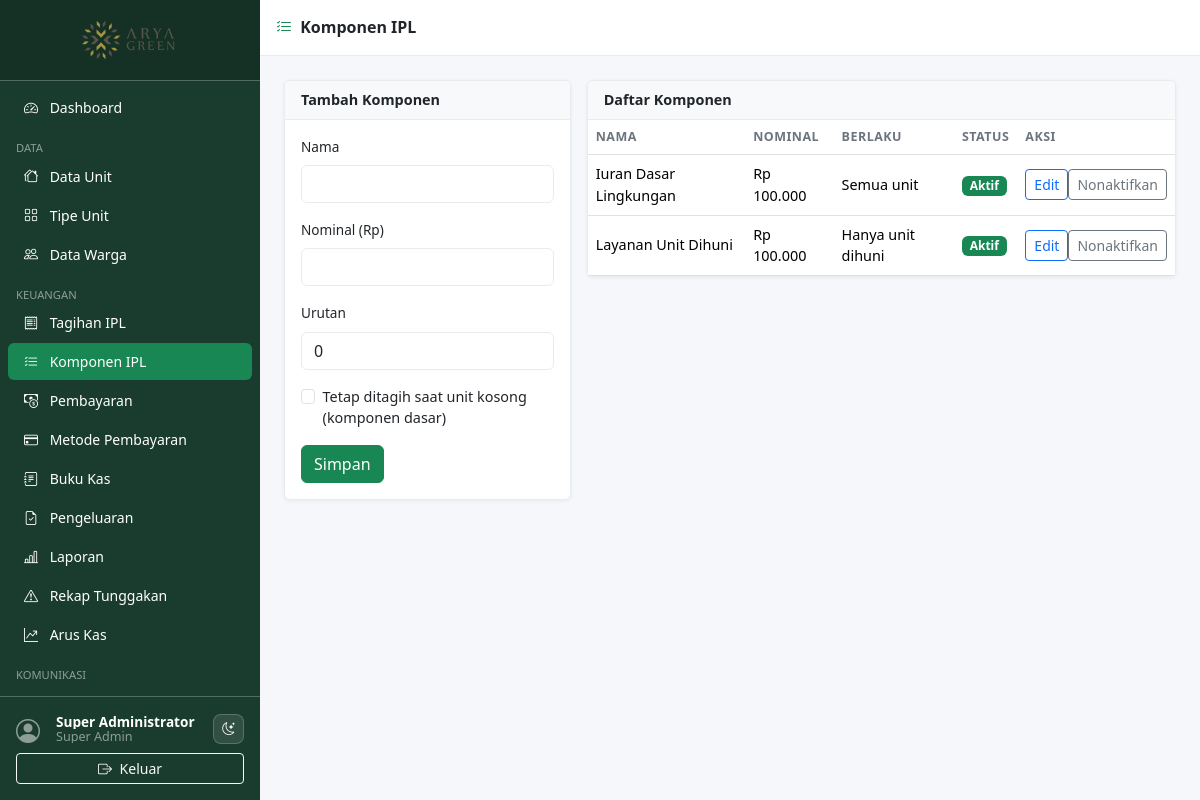
Page /pages/ipl_components/index.php (signed in) on the earlier database version.
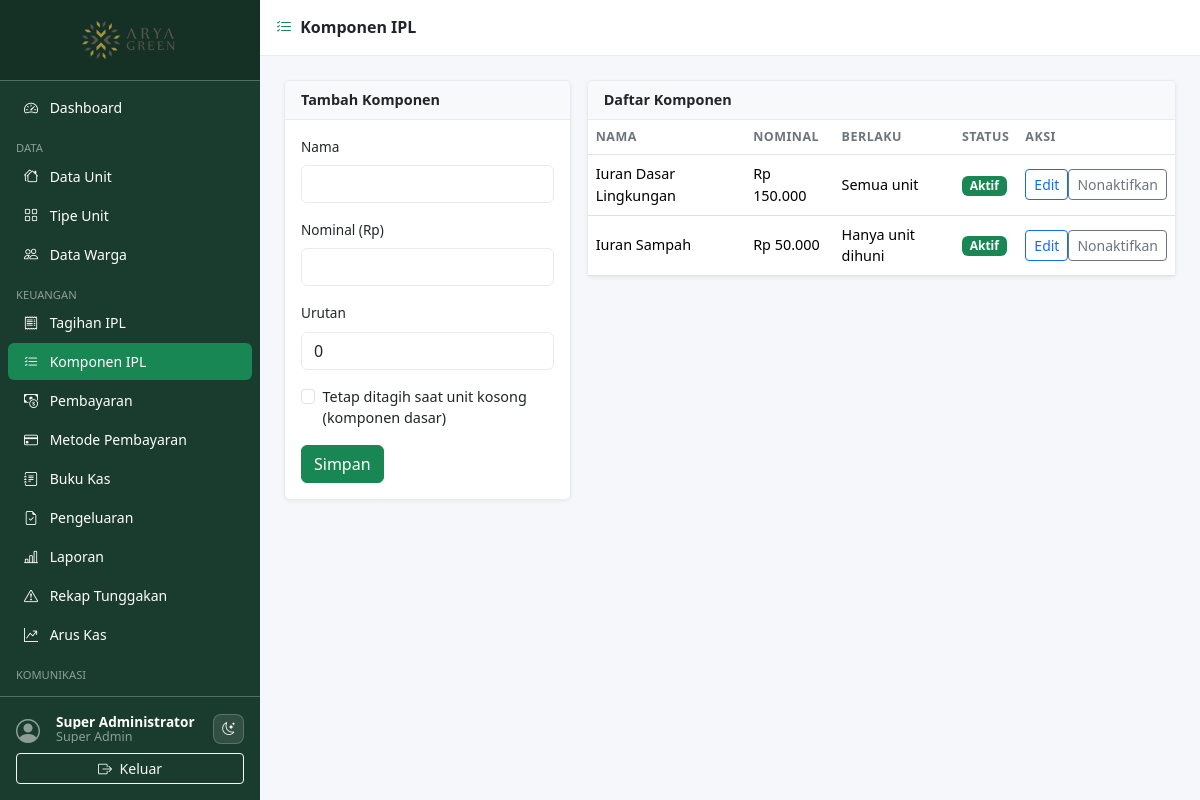
Same page on the later database version.
### tables this page shows
CREATE TABLE `ipl_components` (
  `id`                 INT UNSIGNED AUTO_INCREMENT PRIMARY KEY,
  `name`               VARCHAR(100) NOT NULL,
  `amount`             DECIMAL(12,2) NOT NULL DEFAULT 0,
  `charge_when_vacant` TINYINT(1) NOT NULL DEFAULT 0,
  `is_active`          TINYINT(1) NOT NULL DEFAULT 1,
  `sort_order`         INT NOT NULL DEFAULT 0,
  `created_at`         TIMESTAMP DEFAULT CURRENT_TIMESTAMP,
  `updated_at`         TIMESTAMP DEFAULT CURRENT_TIMESTAMP ON UPDATE CURRENT_TIMESTAMP
);

### includes/functions.php (called while the page is built, shortened)
<?php
function e(mixed $v): string {
    return htmlspecialchars((string)$v, ENT_QUOTES | ENT_SUBSTITUTE, 'UTF-8');
}
function idr(float $v): string {
    return 'Rp ' . number_format($v, 0, ',', '.');
}

### includes/auth.php (called while the page is built, shortened)
<?php
require_once __DIR__ . '/functions.php';
function auth_user(): array {
    return $_SESSION['auth_user'] ?? [];
}
function can(string $permission): bool {
    return in_array($permission, $_SESSION['permissions'] ?? [], true);
}

### pages/ipl_components/index.php (the view, shortened to what this page needs)
<?php
require_once __DIR__ . '/../../includes/auth.php';
require_once __DIR__ . '/../../includes/functions.php';
$db = db();
$edit = null;
$rows = $db->query('SELECT * FROM ipl_components ORDER BY sort_order,name')->fetch_all(MYSQLI_ASSOC);
include __DIR__ . '/../../includes/header.php';
include __DIR__ . '/../../includes/sidebar.php';
?>
<div class="content-wrapper">
  <div class="topbar d-flex align-items-center px-3 gap-2">
    <h6 class="mb-0 fw-semibold"><i class="bi bi-list-check me-1 text-success"></i> Komponen IPL</h6>
  </div>
  <div class="main-content">
    <div class="row g-3">
      <?php if (can('ipl_components.manage')): ?>
      <div class="col-lg-4">
        <div class="card"><div class="card-header"><?= $edit ? 'Edit' : 'Tambah' ?> Komponen</div><div class="card-body">
          <form method="POST">
            <div class="mb-3"><label class="form-label">Nama</label><input name="name" class="form-control" required value="<?= e($edit['name'] ?? '') ?>"></div>
            <div class="mb-3"><label class="form-label">Nominal (Rp)</label><input name="amount" class="form-control" required inputmode="numeric" value="<?= e(isset($edit['amount']) ? number_format((float)$edit['amount'],0,',','.') : '') ?>"></div>
            <div class="mb-3"><label class="form-label">Urutan</label><input type="number" name="sort_order" class="form-control" value="<?= (int)($edit['sort_order'] ?? 0) ?>"></div>
            <div class="form-check mb-3"><input type="checkbox" name="charge_when_vacant" class="form-check-input" id="vacant" <?= !empty($edit['charge_when_vacant']) ? 'checked' : '' ?>><label for="vacant" class="form-check-label">Tetap ditagih saat unit kosong (komponen dasar)</label></div>
            <button class="btn btn-success">Simpan</button>
          </form>
        </div></div>
      </div>
      <?php endif; ?>
      <div class="<?= can('ipl_components.manage') ? 'col-lg-8' : 'col-12' ?>">
        <div class="card"><div class="card-header">Daftar Komponen</div><div class="table-responsive"><table class="table mb-0">
          <thead><tr><th>Nama</th><th>Nominal</th><th>Berlaku</th><th>Status</th><?php if(can('ipl_components.manage')):?><th>Aksi</th><?php endif;?></tr></thead><tbody>
          <?php foreach($rows as $r): ?><tr>
            <td><?= e($r['name']) ?></td><td><?= idr((float)$r['amount']) ?></td>
            <td><?= $r['charge_when_vacant'] ? 'Semua unit' : 'Hanya unit dihuni' ?></td>
            <td><span class="badge bg-<?= $r['is_active']?'success':'secondary' ?>"><?= $r['is_active']?'Aktif':'Nonaktif' ?></span></td>
            <?php if(can('ipl_components.manage')):?><td class="text-nowrap"><a href="?edit=<?=$r['id']?>" class="btn btn-sm btn-outline-primary">Edit</a><form method="POST" class="d-inline"><?=csrf_field()?><input type="hidden" name="_action" value="toggle"><input type="hidden" name="id" value="<?=$r['id']?>"><button class="btn btn-sm btn-outline-secondary"><?=$r['is_active']?'Nonaktifkan':'Aktifkan'?></button></form></td><?php endif;?>
          </tr><?php endforeach; ?>
          </tbody></table></div></div>
      </div>
    </div>
  </div>
<?php include __DIR__ . '/../../includes/footer.php'; ?>

### includes/header.php (shortened to what this page needs)
<?php
$current_user = auth_user();
?>
<!DOCTYPE html>
<html lang="id">
<head>
  <link rel="stylesheet" href="https://cdn.jsdelivr.net/npm/bootstrap@5.3.3/dist/css/bootstrap.min.css">
  <link rel="stylesheet" href="https://cdn.jsdelivr.net/npm/bootstrap-icons@1.11.3/font/bootstrap-icons.min.css">
  <link rel="stylesheet" href="<?= APP_URL ?>/assets/css/style.css">
</head>
<body>
<div class="wrapper d-flex">

### includes/sidebar.php (shortened to what this page needs)
<?php
$current_uri = $_SERVER['REQUEST_URI'] ?? '';
function nav_active(string $path): string {
    global $current_uri;
    return str_contains($current_uri, $path) ? ' active' : '';
}
?>
<nav id="sidebar" class="sidebar d-flex flex-column flex-shrink-0 p-0">
  <a href="<?= APP_URL ?>/pages/dashboard.php"
     class="d-flex align-items-center justify-content-center p-3 text-white text-decoration-none sidebar-brand"
     title="<?= e(APP_NAME) ?>">
    <img src="<?= APP_URL ?>/assets/images/logo.png" alt="<?= e(APP_NAME) ?>" class="sidebar-logo">
  </a>
  <hr class="text-white m-0">
  <div class="nav-scroll">
    <ul class="nav nav-pills flex-column px-2 py-2">
    <?php if (can('dashboard.view')): ?>
    <li class="nav-item">
      <a href="<?= APP_URL ?>/pages/dashboard.php"
         class="nav-link text-white<?= nav_active('/dashboard') ?>">
        <i class="bi bi-speedometer2 me-2"></i> Dashboard
      </a>
    </li>
    <?php endif; ?>
    <?php if (can('units.view')): ?>
    <li class="nav-item mt-2">
      <small class="text-white-50 px-2 text-uppercase" style="font-size:.7rem">Data</small>
    </li>
    <li class="nav-item">
      <a href="<?= APP_URL ?>/pages/units/index.php"
         class="nav-link text-white<?= nav_active('/units/') ?>">
        <i class="bi bi-houses me-2"></i> Data Unit
      </a>
    </li>
    <li class="nav-item">
      <a href="<?= APP_URL ?>/pages/unit_types/index.php"
         class="nav-link text-white<?= nav_active('/unit_types') ?>">
        <i class="bi bi-grid me-2"></i> Tipe Unit
      </a>
    </li>
    <?php endif; ?>
    <?php if (can('residents.view')): ?>
    <li class="nav-item">
      <a href="<?= APP_URL ?>/pages/residents/index.php"
         class="nav-link text-white<?= nav_active('/residents') ?>">
        <i class="bi bi-people me-2"></i> Data Warga
      </a>
    </li>
    <?php endif; ?>
    <?php if (can('billing.view') || can('payments.view')): ?>
    <li class="nav-item mt-2">
      <small class="text-white-50 px-2 text-uppercase" style="font-size:.7rem">Keuangan</small>
    </li>
    <?php endif; ?>
    <?php if (can('billing.view')): ?>
    <li class="nav-item">
      <a href="<?= APP_URL ?>/pages/billing/index.php"
         class="nav-link text-white<?= nav_active('/billing') ?>">
        <i class="bi bi-receipt me-2"></i> Tagihan IPL
      </a>
    </li>
    <?php endif; ?>
    <?php if (can('ipl_components.view')): ?>
    <li class="nav-item">
      <a href="<?= APP_URL ?>/pages/ipl_components/index.php"
         class="nav-link text-white<?= nav_active('/ipl_components') ?>">
        <i class="bi bi-list-check me-2"></i> Komponen IPL
      </a>
    </li>
    <?php endif; ?>
    <?php if (can('payments.view')): ?>
    <li class="nav-item">
      <a href="<?= APP_URL ?>/pages/payments/index.php"
         class="nav-link text-white<?= nav_active('/payments') ?>">
        <i class="bi bi-cash-coin me-2"></i> Pembayaran
      </a>
    </li>
    <?php endif; ?>
    <?php if (can('payment_methods.view')): ?>
    <li class="nav-item">
      <a href="<?= APP_URL ?>/pages/payment_methods/index.php"
         class="nav-link text-white<?= nav_active('/payment_methods') ?>">
        <i class="bi bi-credit-card me-2"></i> Metode Pembayaran
      </a>
    </li>
    <?php endif; ?>
    <?php if (can('cashbook.view')): ?>
    <li class="nav-item">
      <a href="<?= APP_URL ?>/pages/cashbook/index.php"
         class="nav-link text-white<?= nav_active('/cashbook') ?>">
        <i class="bi bi-journal-text me-2"></i> Buku Kas
      </a>
    </li>
    <?php endif; ?>
    <?php if (can('expense.request') || can('expense.approve')): ?>
    <li class="nav-item">
      <a href="<?= APP_URL ?>/pages/expense/index.php"
         class="nav-link text-white<?= nav_active('/expense') ?>">
        <i class="bi bi-file-earmark-check me-2"></i> Pengeluaran
      </a>
    </li>
    <?php endif; ?>
    <?php if (can('reports.view')): ?>
    <li class="nav-item">
      <a href="<?= APP_URL ?>/pages/reports/index.php"
         class="nav-link text-white<?= nav_active('/reports/index') ?>">
        <i class="bi bi-bar-chart-line me-2"></i> Laporan
      </a>
    </li>
    <li class="nav-item">
      <a href="<?= APP_URL ?>/pages/reports/arrears.php"
         class="nav-link text-white<?= nav_active('/reports/arrears') ?>">
        <i class="bi bi-exclamation-triangle me-2"></i> Rekap Tunggakan
      </a>
    </li>
    <li class="nav-item">
      <a href="<?= APP_URL ?>/pages/reports/cashflow.php"
         class="nav-link text-white<?= nav_active('/reports/cashflow') ?>">
        <i class="bi bi-graph-up-arrow me-2"></i> Arus Kas
      </a>
    </li>
    <?php endif; ?>
    <?php if (can('billing.send_reminder') || can('complaints.view') || can('polls.view')): ?>
    <li class="nav-item mt-2">
      <small class="text-white-50 px-2 text-uppercase" style="font-size:.7rem">Komunikasi</small>
    </li>
    <?php endif; ?>
    <?php if (can('billing.send_reminder')): ?>
    <li class="nav-item">
      <a href="<?= APP_URL ?>/pages/billing/send_reminders.php"
         class="nav-link text-white<?= nav_active('/send_reminders') ?>">
        <i class="bi bi-envelope me-2"></i> Reminder Email
      </a>
    </li>
    <?php endif; ?>
    </ul>
  </div>
  <hr class="text-white m-0">
  <div class="p-3 sidebar-footer">
    <div class="d-flex align-items-center mb-2">
      <div class="avatar-sm me-2">
        <i class="bi bi-person-circle fs-4 text-white-50"></i>
      </div>
      <div class="text-white lh-1 flex-grow-1 overflow-hidden">
        <div class="fw-semibold text-truncate" style="font-size:.85rem"><?= e($current_user['name'] ?? '') ?></div>
        <small class="text-white-50"><?= e(ucwords(str_replace('_',' ', $current_user['role'] ?? ''))) ?></small>
      </div>
      <button type="button" class="dark-toggle sidebar-theme-toggle text-white ms-2" aria-label="Ganti tema" title="Ganti tema">
        <i class="bi bi-moon-stars"></i>
      </button>
    </div>
    <a href="<?= APP_URL ?>/auth/logout.php"
       class="btn btn-sm btn-outline-light w-100"
       onclick="return confirm('Yakin ingin keluar?')">
      <i class="bi bi-box-arrow-right me-1"></i> Keluar
    </a>
  </div>
</nav>

### includes/footer.php (shortened to what this page needs)
  </div>
</div>
</body>
</html>

### assets/css/style.css (style rules this page uses)
:root { --sidebar-width: 260px; --sidebar-bg: #1a3c2e; --sidebar-hover: #2d6a4f; --topbar-height: 56px; --page-bg: #f5f7fa; --surface: #ffffff; --surface-muted: #f8f9fa; --border-color: #e9ecef; --text-color: #212529; --muted-color: #6c757d; }
body { background: var(--page-bg); color: var(--text-color); font-size: .9rem; }
.wrapper { min-height: 100vh; }
.sidebar { width: var(--sidebar-width); height: 100vh; min-height: 0; background: var(--sidebar-bg); position: fixed; top: 0; left: 0; z-index: 1040; transition: transform .25s ease; overflow: hidden; display: flex; flex-direction: column; }
.sidebar .nav-scroll { flex: 1 1 0; height: 0; min-height: 0; overflow-y: auto; overflow-x: hidden; scrollbar-width: thin; scrollbar-color: rgba(255,255,255,.35) transparent; }
.sidebar .sidebar-footer { flex-shrink: 0; background: var(--sidebar-bg); }
.sidebar-brand { background: rgba(0,0,0,.2); }
.sidebar-logo { height: 48px; width: auto; object-fit: contain; }
.sidebar .nav-link { border-radius: 6px; margin-bottom: 2px; font-size: .875rem; }
.sidebar .nav-link.active { background: #198754; }
.content-wrapper { margin-left: var(--sidebar-width); width: calc(100% - var(--sidebar-width)); min-height: 100vh; display: flex; flex-direction: column; }
.topbar { height: var(--topbar-height); background: var(--surface); border-bottom: 1px solid var(--border-color); color: var(--text-color); position: sticky; top: 0; z-index: 1030; }
.main-content { flex: 1; padding: 1.5rem; }
.card { border: 1px solid var(--border-color); background: var(--surface); box-shadow: 0 1px 4px rgba(0,0,0,.06); }
.card-header { background: var(--surface-muted); border-bottom: 1px solid var(--border-color); font-weight: 600; }
.table th { font-size: .78rem; text-transform: uppercase; letter-spacing: .04em; color: var(--muted-color); font-weight: 600; }
.table td { vertical-align: middle; }
.badge { font-size: .75rem; padding: .35em .65em; }
.form-label { font-weight: 500; font-size: .85rem; }
.form-control, .form-select { background: var(--surface); border-color: var(--border-color); color: var(--text-color); }
.dark-toggle { background: transparent; border: 1px solid var(--border-color); border-radius: 8px; padding: 4px 8px; font-size: .8rem; cursor: pointer; transition: background .2s, border-color .2s; }
.dark-toggle i { pointer-events: none; }
.sidebar-theme-toggle { background: rgba(255,255,255,.1); border-color: rgba(255,255,255,.2); }
.avatar-sm { width: 32px; height: 32px; }

Differences in the rows shown:
changed ipl_components "Iuran Dasar Lingkungan": amount "Rp 100.000" → "Rp 150.000"
changed ipl_components: name "Layanan Unit Dihuni" → "Iuran Sampah"; amount "Rp 100.000" → "Rp 50.000"
